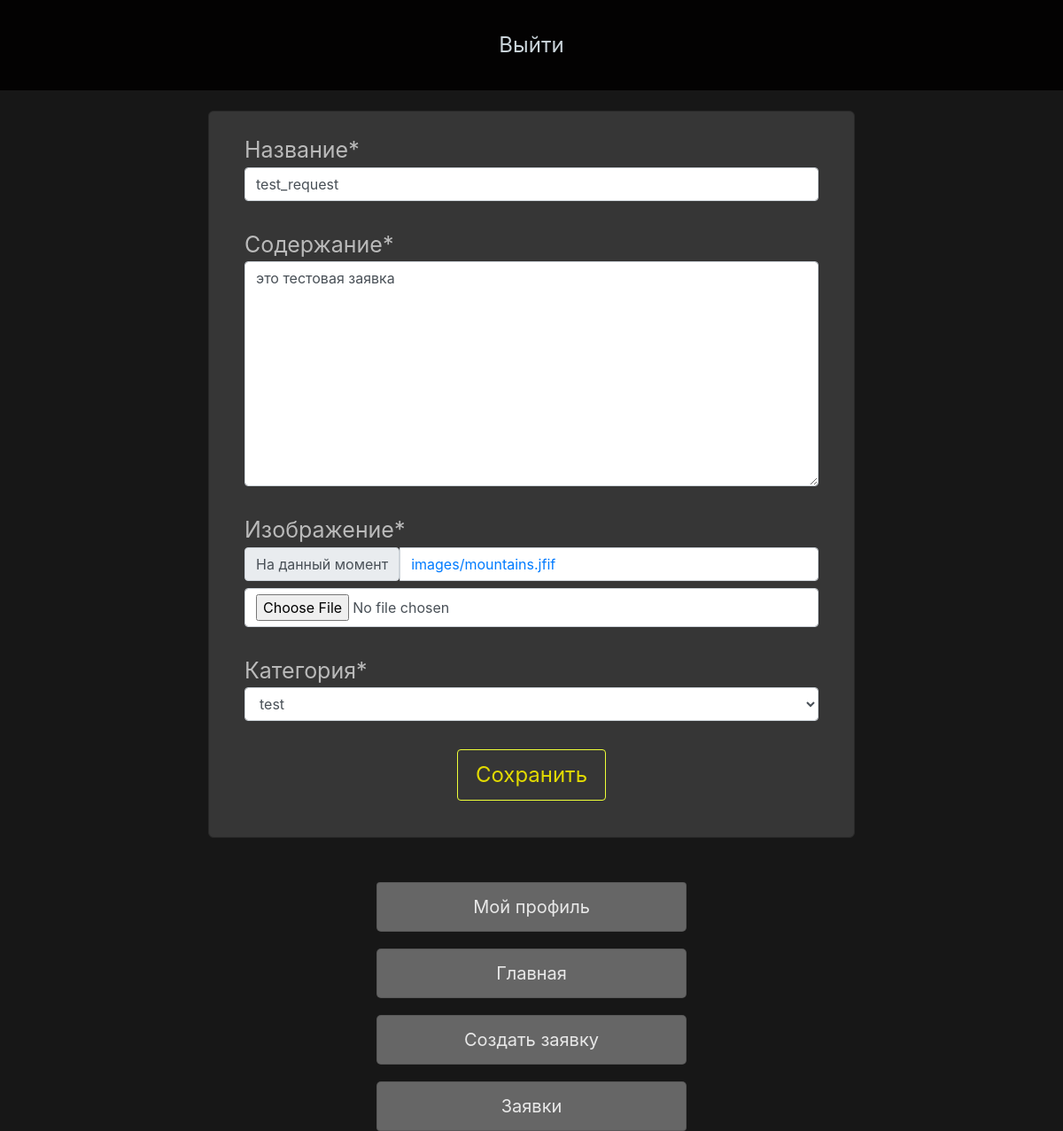
Screenshot of /request/2/edit/ (signed in) with the database file from the repository.
### app/models.py (models this page shows, shortened)
class DesignRequest(models.Model):
    STATUS_CHOICES = [('new', 'Новая'), ('in_progress', 'Принято в работу'),('completed', 'Выполнено'),
    ]
    title = models.CharField(max_length=100)
    content = models.TextField()
    created_at = models.DateTimeField(auto_now_add=True)
    updated_at = models.DateTimeField(auto_now=True)
    user = models.ForeignKey(User, on_delete=models.CASCADE)
    image = models.ImageField(upload_to='images')
    category = models.ForeignKey(Category, on_delete=models.CASCADE)
    status = models.CharField(max_length=20, choices=STATUS_CHOICES, default='new')
    comment = models.TextField(null=True, blank=True)
    image_after = models.ImageField(upload_to='images', null=True, blank=True)

class Category(models.Model):
    title = models.CharField(max_length=100)
    def __str__(self):
        return self.title

### app/views.py (the view)
# urls.py: path('request/<int:pk>/edit/', design_request_edit, name='design_request_edit'),
@login_required
def design_request_edit(request, pk):
    design_request = get_object_or_404(DesignRequest, pk=pk)
    if request.method == 'POST':
        form = DesignRequestForm(request.POST, request.FILES, instance=design_request)
        if form.is_valid():
            design_request = form.save(commit=False)
            if design_request.status == 'in_progress' and not design_request.comment:
                form.add_error('comment', 'При изменении статуса на "Принято в работу" необходимо указать комментарий.')
            elif design_request.status == 'completed' and not design_request.image_after:
                form.add_error('image_after', 'При изменении статуса на "Выполнено" необходимо прикрепить изображение.')
            else:
                design_request.save()
                return redirect('design_request_detail', pk=design_request.pk)
    else:
        if not request.user.is_superuser:
            form = DesignRequestForm(instance=design_request, initial={'status': design_request.status})
            form.fields['status'].widget = forms.HiddenInput()
            form.fields['image_after'].widget = forms.HiddenInput()
            form.fields['comment'].widget = forms.HiddenInput()
        else:
            form = DesignRequestForm(instance=design_request)
            if design_request.status == 'new':
                form.fields['status'].choices = [("in_progress", "Принято в работу"), ("completed", "Выполнено")]
            elif design_request.status == 'in_progress':
                form.fields['status'].choices = [("completed", "Выполнено"),]
    return render(request, 'design/design_request_form.html', {'form': form, "action": "edit"})

### app/forms.py
class DesignRequestForm(forms.ModelForm):
    class Meta:
        model = DesignRequest
        exclude = ['user']
        fields = ['title', 'content', 'image', 'category', 'status', 'comment', 'image_after']
        labels = {"status": "Статус", "title": "Название", "content": "Содержание", "image": "Изображение", "category": "Категория", "comment": "Комментарий", "image_after": "Изображение после работы" }
        widgets = {
            "category": forms.Select(attrs={'class': "form-control"}),
            "comment": forms.Textarea(attrs={'class': "form-control"}),
            "status": forms.Select(attrs={'class': "form-control"}),
        }

### app/templates/design/design_request_form.html (shortened to what this page needs)
{% extends 'design/base.html' %}
{% load crispy_forms_tags %}
{% block content %}
<div class="content-section">
	<form method="POST" enctype="multipart/form-data">
		<fieldset class="form-group">
			{{ form|crispy }}
		</fieldset>
		<div class="form-group">
			<button class="btn btn-outline-info" type="submit">{% if action == "edit" %}Сохранить{% else %}Создать{%endif %}
			</button>
		</div>
	</form>
</div>
{% endblock %}

### app/static/design/main.css (style rules this page uses)
body { background: #171717; color: #333333; margin-top: 5rem; }
label { color:#bababa; }
label, input { margin-right:15px; }
input { border:0; border-radius:10px; padding:8px 15px; }
.content-section { background: #363636; padding: 25px 40px; border: 1px solid #292929; border-radius: 6px; color:white; }
.form-group { display:flex; flex-direction:column; gap: 15px; }
.form-group label { font-size:25px; margin:0; }
.form-group button { margin:0 auto; padding:10px 20px; }
.btn { border:1.5px solid #eeff38; color:#e3db00; font-size:24px; }
input { background-color:gray; }

### rows the page displays
DesignRequest: title "test_request", content "это тестовая заявка", category "test"
